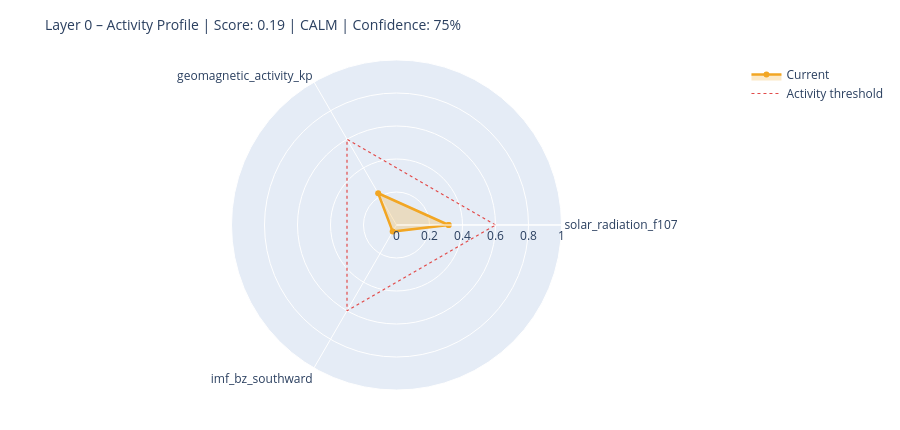

Notebook source saved alongside this figure:
### Markdown cell above
---
## 6. State Assessment & Handoff to Layer 1

### Code cell
# ============================================================
# STEP 1 – Collect raw values with source modes
# Mode: 'primary' | 'fallback_3h' | 'last_valid' | 'missing'
# ============================================================

def safe_last(df, col):
    if df is None or col not in df.columns: return None
    s = df[col].dropna()
    return float(s.iloc[-1]) if not s.empty else None

f107_now = safe_last(df_f107, 'f10.7')
bz_now   = safe_last(df_mag,  'bz_gsm')
kp_now   = safe_last(df_kp,   'kp')
sw_now   = safe_last(df_sw,   'speed')

source_modes = {
    'F10.7':    'primary'  if f107_now is not None else 'missing',
    'Kp':       'primary'  if kp_now   is not None else 'missing',
    'IMF_Bz':   'primary'  if bz_now   is not None else 'missing',
    'SW_speed': 'primary'  if sw_now   is not None else 'missing',
}

# Kp Fallback – 3h endpoint
if kp_now is None:
    try:
        r = requests.get(
            'https://services.swpc.noaa.gov/json/noaa-planetary-k-index.json',
            timeout=10)
        r.raise_for_status()
        fb = pd.DataFrame(r.json())
        tc = next((c for c in fb.columns if 'time' in c.lower()), fb.columns[0])
        kc = next((c for c in fb.columns if 'kp' in c.lower() and c != tc), None)
        if kc:
            fb[kc] = fb[kc].astype(str).str.extract(r'([0-9]+(?:\.[0-9]*)?)')[0]
            fb[kc] = pd.to_numeric(fb[kc], errors='coerce')
            fb = fb[fb[kc] >= 0].dropna(subset=[kc])
            if not fb.empty:
                kp_now = float(fb[kc].iloc[-1])
                source_modes['Kp'] = 'fallback_3h'
                print(f'  Kp fallback (3h): {kp_now:.1f}')
    except Exception as e:
        print(f'  Kp fallback failed: {e}')

# Solar Wind Fallback – last valid value
if sw_now is None and df_sw is not None and 'speed' in df_sw.columns:
    s = df_sw['speed'].dropna()
    if not s.empty:
        sw_now = float(s.iloc[-1])
        source_modes['SW_speed'] = 'last_valid'
        print(f'  SW fallback (last_valid): {sw_now:.0f} km/s')

print()
print('Source modes:', source_modes)

# ============================================================
# STEP 2 – Score from available components only
# ============================================================

def norm(v, lo, hi):
    if v is None: return None
    return max(0.0, min(1.0, (v - lo) / (hi - lo)))

COMPONENTS = {
    'solar_radiation_f107':    (f107_now, norm(f107_now, 60, 250)),
    'geomagnetic_activity_kp': (kp_now,   norm(kp_now,   0,   9)),
    'imf_bz_southward':        (bz_now,   norm(-(bz_now or 0) if bz_now else None, -5, 30)
                                           if bz_now is not None else None),
    'solar_wind_speed':        (sw_now,   norm(sw_now, 300, 800)),
}

available   = {k: v[1] for k, v in COMPONENTS.items() if v[1] is not None}
unavailable = [k for k, v in COMPONENTS.items() if v[1] is None]

layer0_score = round(sum(available.values()) / len(available), 4) if available else None
confidence   = round(len(available) / len(COMPONENTS), 2)

level = ('unknown'  if layer0_score is None
         else 'calm'     if layer0_score < 0.3
         else 'moderate' if layer0_score < 0.6
         else 'active')

# ============================================================
# STEP 3 – Dominant Driver
# ============================================================

def dominant_driver(kp, f107, bz, sw):
    candidates = []
    if kp   is not None and kp   >= 4:   candidates.append(('geomagnetic',    kp / 9))
    if sw   is not None and sw   >= 500:  candidates.append(('solar_wind',     sw / 800))
    if bz   is not None and bz   <= -5:   candidates.append(('imf_southward',  abs(bz) / 30))
    if f107 is not None and f107 >= 150:  candidates.append(('solar_radiation',f107 / 250))
    return max(candidates, key=lambda x: x[1])[0] if candidates else 'none'

driver = dominant_driver(kp_now, f107_now, bz_now, sw_now)

# ============================================================
# STEP 4 – Downstream expectations
# ============================================================

def downstream_expectation(driver, score, kp, bz, f107):
    exp = {
        'magnetosphere':        'calm',
        'ionosphere':           'calm',
        'schumann_resonance':   'unchanged',
        'lithosphere_currents': 'low',
    }
    if driver == 'geomagnetic' or (kp and kp >= 5):
        exp['magnetosphere']        = 'compressed / storm'
        exp['ionosphere']           = 'elevated disturbance (TEC variability)'
        exp['schumann_resonance']   = 'elevated amplitude possible'
        exp['lithosphere_currents'] = 'elevated induction currents'
    elif driver == 'imf_southward' or (bz and bz <= -5):
        exp['magnetosphere']        = 'energy coupling active'
        exp['ionosphere']           = 'elevated electron density possible'
        exp['schumann_resonance']   = 'slight modulation possible'
    elif driver == 'solar_radiation' or (f107 and f107 >= 150):
        exp['ionosphere']           = 'elevated ionization (F-layer)'
        exp['schumann_resonance']   = 'slightly elevated background activity'
    return exp

downstream = downstream_expectation(driver, layer0_score, kp_now, bz_now, f107_now)

# ============================================================
# CONSOLE OUTPUT
# ============================================================

W = 58
print('=' * W)
print('LAYER 0 – STATE ASSESSMENT')
print('=' * W)
for name, (raw_v, score_v) in COMPONENTS.items():
    if score_v is not None:
        bar = '█' * int(score_v * 20) + '░' * (20 - int(score_v * 20))
        print(f'  {name:<35}  {bar}  {score_v:.2f}')
    else:
        print(f'  {name:<35}  {"─" * 20}  n/a')
print('-' * W)
print(f'  Score ({len(available)}/{len(COMPONENTS)} components):  {layer0_score:.3f}')
print(f'  Confidence:         {confidence:.0%}')
print(f'  Level:              {level.upper()}')
print(f'  Dominant Driver:    {driver}')

# Radar chart
cats = list(available.keys())
vals = list(available.values())
if len(cats) >= 3:
    fig = go.Figure()
    fig.add_trace(go.Scatterpolar(
        r=vals + [vals[0]], theta=cats + [cats[0]],
        fill='toself', fillcolor='rgba(242,166,35,0.25)',
        line=dict(color='#F2A623', width=2.5), name='Current'
    ))
    fig.add_trace(go.Scatterpolar(
        r=[0.6] * (len(cats) + 1), theta=cats + [cats[0]],
        line=dict(color='#E24B4A', dash='dot', width=1.2),
        mode='lines', name='Activity threshold'
    ))
    fig.update_layout(
        title=dict(text=f'Layer 0 – Activity Profile | Score: {layer0_score:.2f} | {level.upper()} | Confidence: {confidence:.0%}',
                   font=dict(size=14)),
        polar=dict(radialaxis=dict(visible=True, range=[0, 1])),
        height=430, showlegend=True,
        margin=dict(l=60, r=60, t=60, b=40)
    )
    fig.show()

### Figure 1 — Plotly figure (JSON) as saved in the notebook; plotly's stock layout.template omitted (floating-point values rounded to 4 significant figures)
{"data": [{"fill": "toself", "fillcolor": "rgba(242,166,35,0.25)", "line": {"color": "#F2A623", "width": 2.5}, "name": "Current", "r": [0.3158, 0.2222, 0.046, 0.3158], "theta": ["solar_radiation_f107", "geomagnetic_activity_kp", "imf_bz_southward", "solar_radiation_f107"], "type": "scatterpolar"}, {"line": {"color": "#E24B4A", "dash": "dot", "width": 1.2}, "mode": "lines", "name": "Activity threshold", "r": [0.6, 0.6, 0.6, 0.6], "theta": ["solar_radiation_f107", "geomagnetic_activity_kp", "imf_bz_southward", "solar_radiation_f107"], "type": "scatterpolar"}], "layout": {"height": 430, "margin": {"b": 40, "l": 60, "r": 60, "t": 60}, "polar": {"radialaxis": {"range": [0, 1], "visible": true}}, "showlegend": true, "title": {"font": {"size": 14}, "text": "Layer 0 – Activity Profile | Score: 0.19 | CALM | Confidence: 75%"}}}
